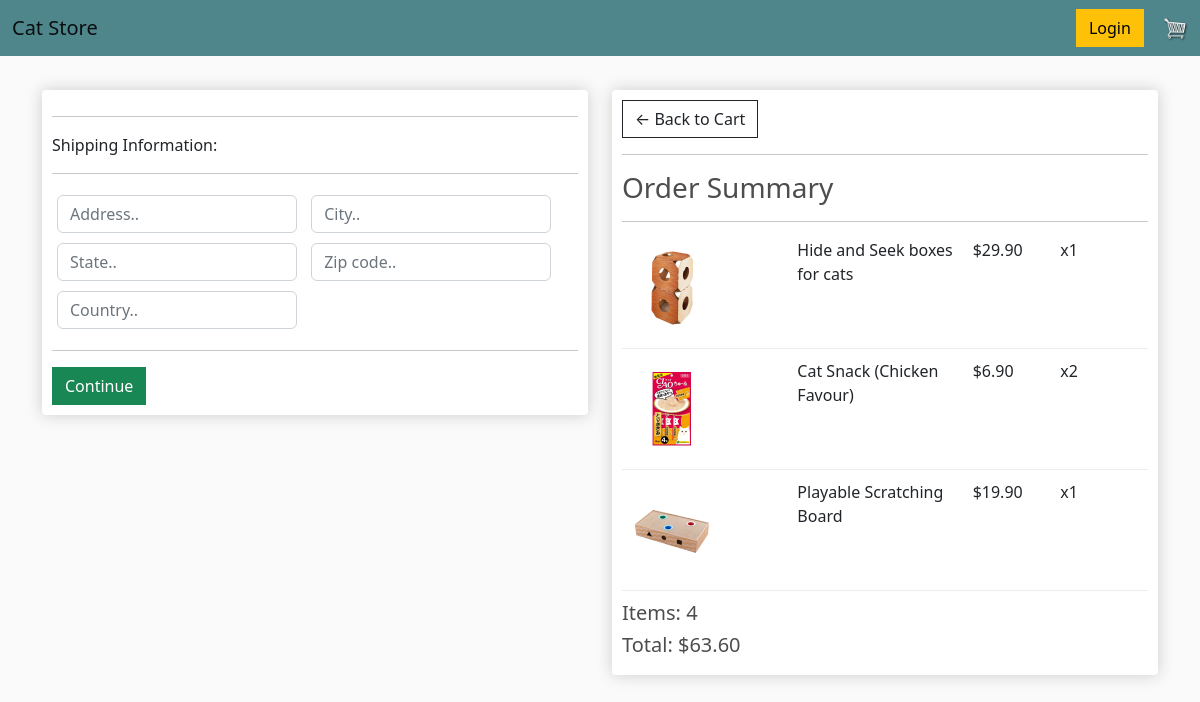
Screenshot of /checkout/ (signed in) with the database file from the repository.
### store/models.py (models this page shows, shortened)
class OrderItem(models.Model):
    product = models.ForeignKey(Product, on_delete=models.SET_NULL, blank=True, null=True)
    order = models.ForeignKey(Order, on_delete=models.SET_NULL, blank=True, null=True)
    quantity = models.IntegerField(default=0, null=True, blank=True)
    date_added = models.DateTimeField(auto_now_add=True)
    @property
    def get_total(self):
        total = self.product.price * self.quantity
        return total

class Product(models.Model):
    name = models.CharField(max_length=200)
    price = models.DecimalField(max_digits=7, decimal_places=2)
    digital = models.BooleanField(default=False, null=True, blank=True)
    image = models.ImageField(null=True, blank=True)
    @property
    def imageURL(self):
        try:
            url = self.image.url
        except:
            url = ''
        return url

class Order(models.Model):
    customer = models.ForeignKey(Customer, on_delete=models.SET_NULL, null=True, blank=True)
    date_ordered = models.DateTimeField(auto_now_add=True)
    complete = models.BooleanField(default=False, null=True, blank=False)
    transaction_id = models.CharField(max_length=100, null=True)
    @property
    def shipping(self):
        shipping = False
        orderitem = self.orderitem_set.all()
        for i in orderitem:
            if i.product.digital == False:
                shipping = True
        return shipping
    @property
    def get_cart_total(self):
        orderitems = self.orderitem_set.all()
        total = sum([item.get_total for item in orderitems])
        return total
    @property
    def get_cart_items(self):
        orderitems = self.orderitem_set.all()
        total = sum([item.quantity for item in orderitems])
        return total

### store/views.py (the view)
# urls.py: path('checkout/', views.checkout, name="checkout"),
def checkout(request):
    data = cartData(request)
    cartItems = data['cartItems']
    order = data['order']
    items = data['items']
    context = {'items':items, 'order':order, 'cartItems': cartItems}
    return render(request, 'store/checkout.html', context)

### store/utils.py (called while the page is built)
def cartData(request):
    if request.user.is_authenticated:
        customer = request.user.customer
        order, created = Order.objects.get_or_create(customer=customer, complete= False)
        items = order.orderitem_set.all
        cartItems = order.get_cart_items
    else:
        cookieData = cookieCart(request)
        cartItems = cookieData['cartItems']
        order = cookieData['order']
        items = cookieData['items']
    return {'cartItems': cartItems, 'order': order, 'items': items}

### store/templates/store/checkout.html (shortened to what this page needs)
{% extends 'store/main.html' %}
{% load static %}
{% block content %}
<div class="row">
    <div class="col-lg-6">
        <div class="box-element" id="form-wrapper">
            <form id="form">
                <div id="shipping-info">
                    <hr>
                    <p>Shipping Information:</p>
                    <hr>
                    <div class="form-field">
                        <input class="form-control" type="text" name="address" placeholder="Address..">
                    </div>
                    <div class="form-field">
                        <input class="form-control" type="text" name="city" placeholder="City..">
                    </div>
                    <div class="form-field">
                        <input class="form-control" type="text" name="state" placeholder="State..">
                    </div>
                    <div class="form-field">
                        <input class="form-control" type="text" name="zipcode" placeholder="Zip code..">
                    </div>
                    <div class="form-field">
                        <input class="form-control" type="text" name="country" placeholder="Country..">
                    </div>
                </div>
                <hr>
                <input id="form-button" class="btn btn-success btn-block" type="submit" value="Continue">
            </form>
        </div>
        <br>
    </div>
    <div class="col-lg-6">
        <div class="box-element">
            <a class="btn btn-outline-dark" href="{% url 'cart' %}">&#x2190; Back to Cart</a>
            <hr>
            <h3>Order Summary</h3>
            <hr>
            {% for item in items %}
            <div class="cart-row">
                <div style="flex:2"><img class="row-image" src="{{item.product.imageURL}}"></div>
                <div style="flex:2">
                    <p>{{item.product.name}}</p>
                </div>
                <div style="flex:1">
                    <p>${{item.product.price|floatformat:2}}</p>
                </div>
                <div style="flex:1">
                    <p>x{{item.quantity}}</p>
                </div>
            </div>
            {% endfor %}
            <h5>Items: {{order.get_cart_items}}</h5>
            <h5>Total: ${{order.get_cart_total|floatformat:2}}</h5>
        </div>
    </div>
</div>
{% endblock content %}

### static/css/main.css (style rules this page uses)
body { background-color: hsl(0, 0%, 98%); }
h1, h2, h3, h4, h5, h6 { color: hsl(0, 0%, 30%); }
.box-element { box-shadow: hsl(0, 0%, 80%) 0 0 16px; background-color: #fff; border-radius: 4px; padding: 10px; }
.col-lg-4, .col-lg-6, .col-lg-8, .col-lg-12 { margin-top: 10px; }
.btn { border-radius: 0; }
.row-image { width: 100px; }
.form-field { width: 250px; display: inline-block; padding: 5px; }
.cart-row { display: flex; align-items: flex-stretch; padding-bottom: 10px; margin-bottom: 10px; border-bottom: 1px solid #ececec; }

### rows the page displays
OrderItem: product.imageURL (picture), product.name "Hide and Seek boxes for cats", product.price "29.90", quantity "1"
OrderItem: product.imageURL (picture), product.name "Cat Snack (Chicken Favour)", product.price "6.90", quantity "2"
OrderItem: product.imageURL (picture), product.name "Playable Scratching Board", product.price "19.90", quantity "1"
Order: get_cart_items "4", get_cart_total "63.60"
